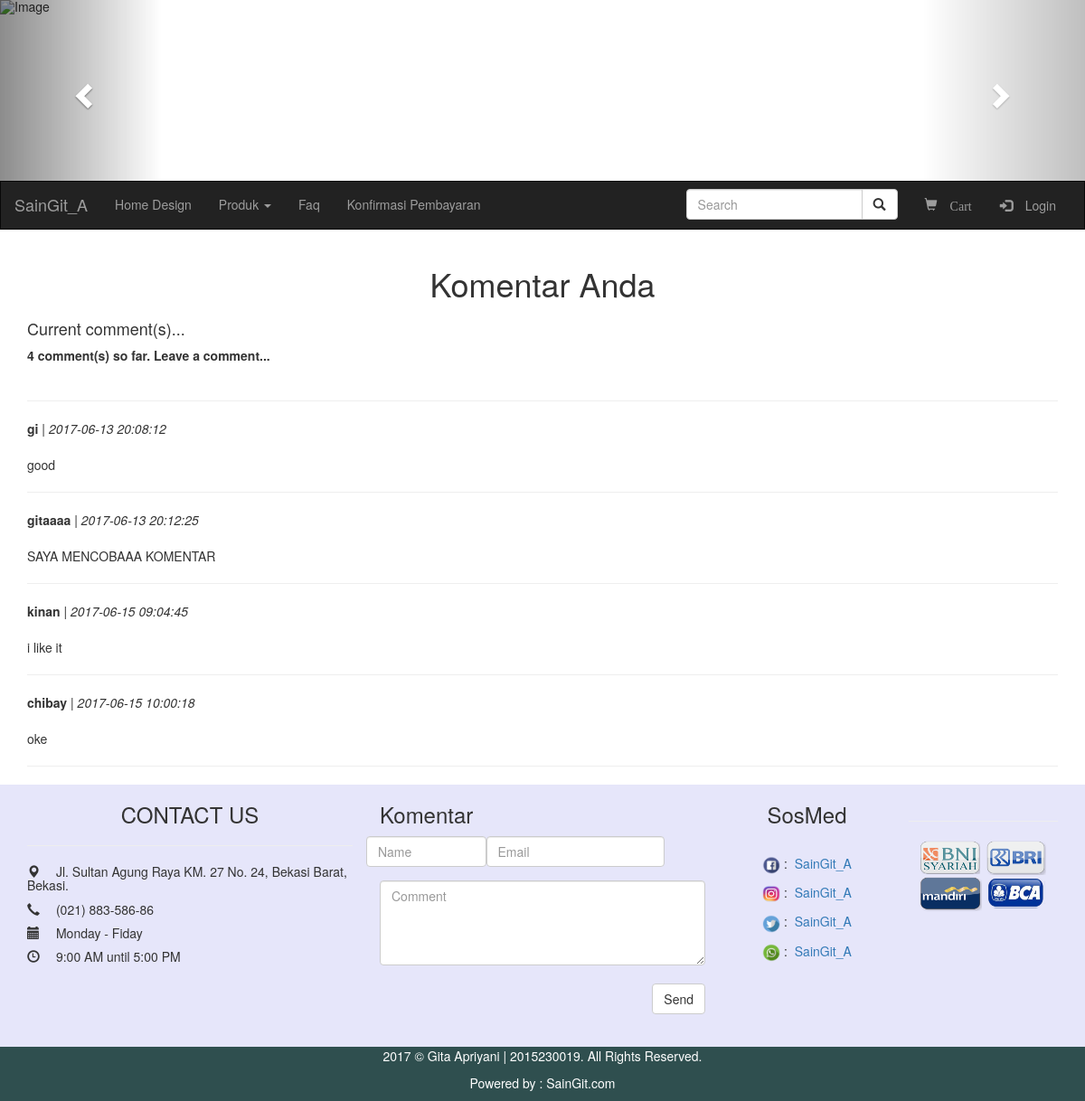
Page /index.php?page=faq on the committed database.
### tables this page shows
CREATE TABLE IF NOT EXISTS `komentar` (
  `id` int(11) NOT NULL AUTO_INCREMENT,
  `nama` varchar(50) NOT NULL,
  `email` varchar(50) NOT NULL,
  `isi` text NOT NULL,
  `date` datetime NOT NULL,
  PRIMARY KEY (`id`)
);

### config/publishcomment.php (the view, shortened to what this page needs)
<?php
function getcomment($art_id){
$commentquery = mysql_query("SELECT * FROM komentar") or die(mysql_error());
$commentNum = mysql_num_rows($commentquery);
echo "<h4>" . "Current comment(s)..." . "</h4>";
echo "<b>" . $commentNum . " comment(s) so far. Leave a comment..." .
"</b>" . "<br />" . "<br />";
echo "<hr>";
while($row = mysql_fetch_array($commentquery))
 {
 echo "<b>" . $row['nama'] . "</b>" . " " . " | " . " " . "<i>" .
$row['date'] . "</i>" . "<br />" . "<br />" . $row['isi'] . "<br />";
 echo "<hr>";
 }
}
?>

### index.php (shortened to what this page needs)
<?php
if(isset($_GET['page'])) $page = $_GET['page'];
  else $page = "index";
?>
<!DOCTYPE html>
<html lang="en">
<head>
  <link rel="stylesheet" href="bootstrap/css/bootstrap.min.css">
</head>
<body>
<div id="myCarousel" class="carousel slide" data-ride="carousel">
    <ol class="carousel-indicators">
      <li data-target="#myCarousel" data-slide-to="0" class="active"></li>
      <li data-target="#myCarousel" data-slide-to="1"></li>
      <li data-target="#myCarousel" data-slide-to="2"></li>
    </ol>
    <div class="carousel-inner">
      <div class="item active">
        <img src="image/bga.png" alt="Image" style="width:100%;">
      </div>
    </div>
    <a class="left carousel-control" href="#myCarousel" data-slide="prev">
      <span class="glyphicon glyphicon-chevron-left"></span>
    </a>
    <a class="right carousel-control" href="#myCarousel" data-slide="next">
      <span class="glyphicon glyphicon-chevron-right"></span>
    </a>
  </div>
<nav class="navbar navbar-inverse">
  <div class="container-fluid">
    <div class="navbar-header">
      <a class="navbar-brand" href="index.php?page=index" id="myNavbar">SainGit_A</a>
    </div>
    <div class="collapse navbar-collapse" id="myNavbar">
      <ul class="nav navbar-nav">
        <li><a href="index.php?page=Homedesain">Home Design</a></li>
        <li class="dropdown">
            <a href="dropdown-menu" class="dropdown-toggle" data-toggle="dropdown" id="menu1">Produk
            <span class="caret"></span></a>
        </li>
        <li><a href="index.php?page=faq">Faq</a></li>
        <li><a href="index.php?page=konfirmasi">Konfirmasi Pembayaran</a></li>
      </ul>
      <ul class="nav navbar-nav navbar-right">
        <li><form class="navbar-form navbar-left">
          <div class="input-group">
            <input type="text" class="form-control" placeholder="Search">
              <div class="input-group-btn">
              <button class="btn btn-default" type="submit">
              <i class="glyphicon glyphicon-search"></i>
              </button>
              </div>
          </div>
          </form>
        </li>
        <li><a href="index.php?page=keranjang"><span class="glyphicon glyphicon-shopping-cart">&nbsp;Cart</span></a></li>
        <?php
          if(!isset($_SESSION['id']))
          {
              include 'login.php';
          }
          else {
            include 'logout.php';
          }
        ?>
      </ul>
  </div>
</div>
</nav>
<div class="col-md-12 container text-center">
<br>
  <div class="row">
      <?php
      if($page=='index'){
        include 'rmhmini.php';
      }
      elseif ($page=='about') {
        include 'about.php';
      }
      elseif ($page=='Homedesain') {
        include 'Homedesain.php';
      }
      elseif ($page=='Wallpaper') {
        include 'wallpaper.php';
      }
      elseif ($page=='HiasanDinding') {
        include 'hiasan.php';
      }
      elseif ($page=='Decoration') {
        include 'Decoration.php';
      }
      elseif ($page=='faq') {
        include 'faq.php';
      }
      elseif ($page=='konfirmasi') {
        include 'konfirmasi.php';
      }
      elseif ($page=='contact') {
        include 'contact.php';
      }
      elseif ($page=='signup') {
        include 'signup.php';
      }
      ?>
  <footer>
    <?php
      include 'footer.php';
    ?>
  </footer>
</body>
</html>

### login.php (shortened to what this page needs)
<li>
  <a type="button" class="btn" data-toggle="modal" data-target="#myModal"><span class="glyphicon glyphicon-log-in">&nbsp;</span>Login</a>
</li>

### faq.php (shortened to what this page needs)
<html>
<head>
<h1><center>Komentar Anda </center> </h1>
<div class="container text-left">
<?php include("config/publishcomment.php"); getcomment("1"); ?></div>
</div>
</body>
</html>

### footer.php (shortened to what this page needs)
<div class="col-sm-12" style="background-color: #E6E6FA;">
<div class="col-md-4">
    <center>
    <div class="headline">
        <h3>CONTACT US</h3>
    </div>
    </center>
    <hr>
    <div class="content">
            <h5>
                <p>
                    <span class="glyphicon glyphicon-map-marker">&nbsp;</span>
                    Jl. Sultan Agung Raya KM. 27 No. 24, Bekasi Barat, Bekasi.
                </p>
                <p>
                    <span class="glyphicon glyphicon-earphone">&nbsp; </span>
                    (021) 883-586-86
                </p>
                <p>
                    <span class="glyphicon glyphicon-calendar">&nbsp;</span>
                    Monday - Fiday
                </p>
                <p>
                    <span class="glyphicon glyphicon-time">&nbsp;</span>
                    9:00 AM until 5:00 PM
                </p>
            </h5>
    </div>
</div>
<div class="col-sm-4">
  <div class="headline">
        <h3>Komentar</h3>
    </div>
  <div class="row">
  <form class="form-horizontal" role="form" name="submitcomment" method="post" action="config/submitcomment.php">
    <div class="col-sm-5 form-group">
      <input class="form-control" id="name" name="nama" placeholder="Name" type="text" required>
    </div>
    <div class="col-sm-7 form-group">
      <input class="form-control" id="email" name="email" placeholder="Email" type="email" required>
    </div>
  </div>
  <textarea class="form-control" id="komentar" name="isi" placeholder="Comment" rows="4"></textarea><br>
  <div class="row">
    <div class="col-sm-12 form-group">
      <button name="tombol" value="Kirim" class="btn btn-default pull-right" type="submit">Send</button>
    </div>
  </div>
  <div class="form-group">
    <label class="control-label col-sm-2" for="art_id"></label>
      <div class="col-sm-10">
      </div>
  </div>
      <div class="form-group">
        <label class="control-label col-sm-2" for="art_id"></label>
          <div class="col-sm-10">
           </div>
  </div>
</div>
  <div class="col-sm-2">
    <center>
      <div class="headline">
        <h3>SosMed</h3>
      </div>
      <br>
      <tr>
        <p><img src="image/fb.png" style="height: 20px;width: 20px;">&nbsp;:
             <a data-toggle="tooltip" data-placement="right" title="Click me!" href="http://www.facebook.com">&nbsp;SainGit_A</a>
        </p>
        <p><img src="image/ig.png" style="height: 20px;width: 20px;">&nbsp;:
             <a data-toggle="tooltip" data-placement="right" title="Click me!" href="http://www.instagram.com">&nbsp;SainGit_A</a>
        </p>
        <p><img src="image/twi.png" style="height: 20px;width: 20px;">&nbsp;:
             <a data-toggle="tooltip" data-placement="right" title="Click me!" href="http://www.twitter.com">&nbsp;SainGit_A</a>
        </p>
        <p><img src="image/wa.png" style="height: 20px;width: 20px;">&nbsp;:
            <a data-toggle="tooltip" data-placement="right" title="Click me!" href="http://web.whatsapp.com">&nbsp;SainGit_A</a>
        </p>
      </tr>
    </center>
  </div>
  <br>
  <div class="col-sm-2">
    <center>
    <hr>
      <tr>
        <td><img src="image/bni.png" style="height: 40px;width: 70px;"></td>
        <td><img src="image/bri.png" style="height: 40px;width: 70px;"></td>
        <td><img src="image/man.png" style="height: 40px;width: 70px;"></td>
        <td><img src="image/bca.png" style="height: 40px;width: 70px;"></td>
      </tr>
      </center>
  </div>
</div>
<br>
<div class="col-sm-12" style="background: #2F4F4F; color: white" form-group>
    <center>
    <p>2017 © Gita Apriyani | 2015230019. All Rights Reserved.</p>
    <p>Powered by : <a data-toggle="tooltip" style="color: white" data-placement="right" title="Click me!" href="index.php">SainGit.com</a></p>
    </center>
</div>

### index.php (style rules this page uses)
.navbar { margin-bottom: 0; border-radius: 0; font-color:black; }
.carousel-inner img { width: 100%; margin: auto; min-height:200px; }

### rows in the picture
komentar: nama "gi", date "2017-06-13 20:08:12", isi "good"
komentar: nama "gitaaaa", date "2017-06-13 20:12:25", isi "SAYA MENCOBAAA KOMENTAR"
komentar: nama "kinan", date "2017-06-15 09:04:45", isi "i like it"
komentar: nama "chibay", date "2017-06-15 10:00:18", isi "oke"

### other values in the picture
$commentNum "4"
